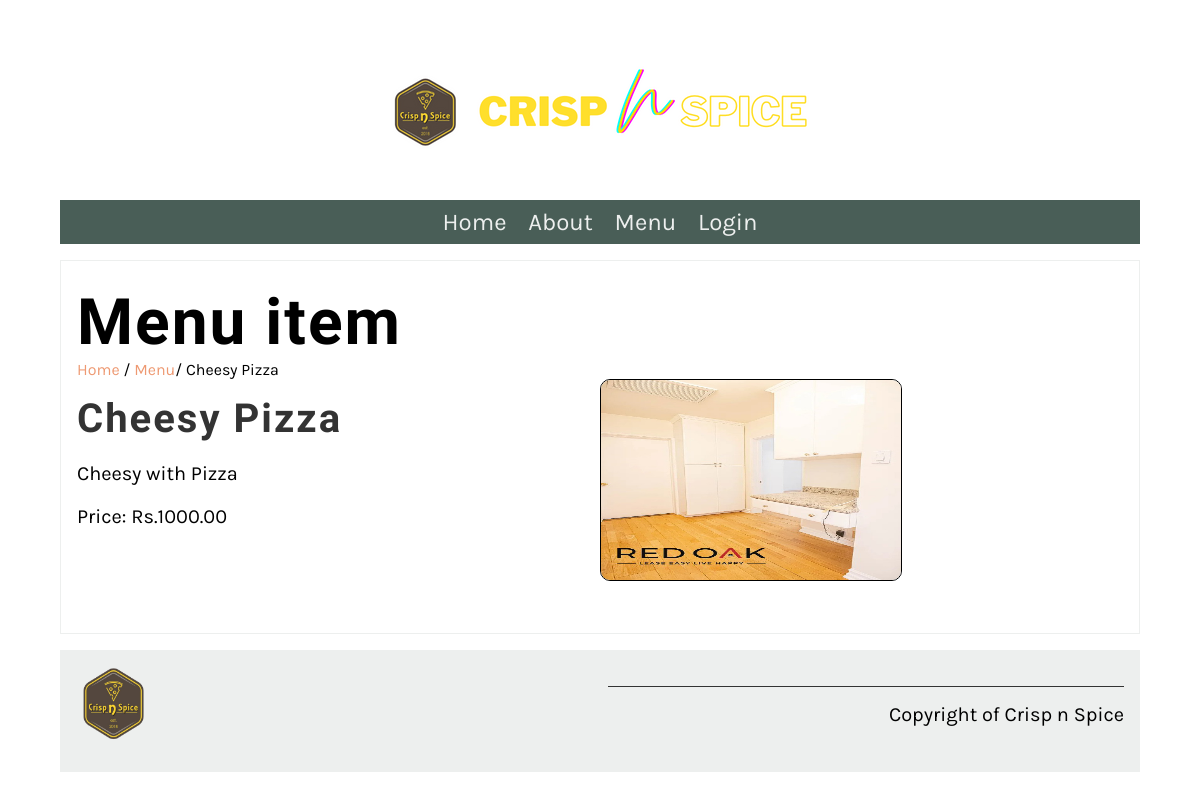
Screenshot of /menu_item/1/ with the database file from the repository.
### restaurant/models.py (models this page shows, shortened)
class Menu(models.Model):
   name = models.CharField(max_length=200)
   price = models.IntegerField(null=False)
   menu_item_description = models.TextField(max_length=1000, default='')
   image = models.ImageField(null=True, blank=True, upload_to='images/')

### restaurant/views.py (the view)
# urls.py: path('menu_item/<int:pk>/', views.display_menu_item, name="menu_item"),
def display_menu_item(request, pk=None):
    if pk:
        menu_item = Menu.objects.get(pk=pk)
    else:
        menu_item = ""
    return render(request, 'menu_item.html', {"menu_item": menu_item})

### restaurant/templates/menu_item.html
{% extends 'base.html' %}
{% load static %}
{% block content %}
<section>
   <article>
      <h1>Menu item</h1>
      <span>
         <a href="{% url 'home' %}">Home</a> /
         <a href="{% url 'menu' %}">Menu</a>/
         {{menu_item.name}}
      </span>
      <div class="row">
         <div class="column">
            <h2>
                {{ menu_item.name }}
            </h2>
            <p>
                {{ menu_item.menu_item_description }}
            </p>
            <p>
                Price: Rs.{{ menu_item.price }}.00
            </p>
         </div>
         <div class="column">
            <img style="width: 300px; height: 200px; border: 1px solid black; border-radius: 10px; background-color: aliceblue;" src="{{menu_item.image.url}}" alt="{{ menu_item.name}}" />
        </div>
      </div>
   </article>
</section>
{% endblock %}

### restaurant/static/css/style.css (style rules this page uses)
body { font-family: 'Karla', sans-serif; margin-top: 3rem; margin-bottom: 3rem; margin-left: 5%; margin-right: 5%; }
h1, h2, h3, h4, h5, h6 { font-family: 'Markazi Text', serif; letter-spacing: 2px;; }
h1 { font-size: 4rem; margin-top: 1.5rem; margin-bottom: 0; }
h2 { font-size: 2.5rem; color: #333333; margin:1rem 0; }
p, ul { font-size: 1.25rem;; }
a { color: #EE9972; text-decoration: none; }
section { display: flex; gap: 2rem 1rem; margin-top: 1rem; margin-bottom: 1rem; flex-direction: row; }
article { flex:1; }
article img { max-width: 100%; }
main article { border: 1px solid #EDEFEE; padding-left: 1rem; padding-right: 1rem; }
.row { display: flex; flex-direction: row; width: 100%; padding-bottom: 1rem; }
.column { flex-basis: 50%; margin-bottom: 1rem; padding-bottom: 1rem; }

### rows the page displays
Menu: name "Cheesy Pizza", menu_item_description "Cheesy with Pizza", price "1000", image (picture)
